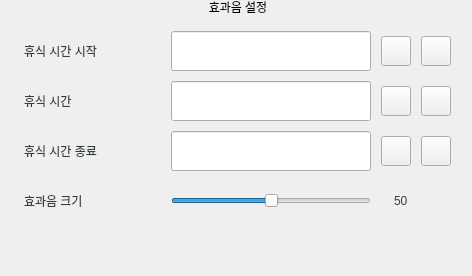
              <widget class="QGroupBox" name="groupBox_6">
               <property name="styleSheet">
                <string notr="true">

QGroupBox  {
    border:0px;
    border-radius: 15px;
	font: 75 15px&quot;Gong Gothic&quot;;
}

QGroupBox::title  {
    font: 20px;
    subcontrol-position: top center;
    padding: 5px 8000px 5px 8000px;
}</string>
               </property>
               <property name="title">
                <string>효과음 설정</string>
               </property>
               <layout class="QGridLayout" name="gridLayout_17">
                <property name="leftMargin">
                 <number>11</number>
                </property>
                <item row="1" column="0">
                 <layout class="QGridLayout" name="gridLayout_18">
                  <property name="sizeConstraint">
                   <enum>QLayout::SetMaximumSize</enum>
                  </property>
                  <property name="leftMargin">
                   <number>0</number>
                  </property>
                  <property name="topMargin">
                   <number>20</number>
                  </property>
                  <property name="rightMargin">
                   <number>10</number>
                  </property>
                  <property name="spacing">
                   <number>10</number>
                  </property>
                  <item row="2" column="2">
                   <widget class="QPushButton" name="path_3">
                    <property name="minimumSize">
                     <size>
                      <width>30</width>
                      <height>30</height>
                     </size>
                    </property>
                    <property name="maximumSize">
                     <size>
                      <width>30</width>
                      <height>30</height>
                     </size>
                    </property>
                    <property name="styleSheet">
                     <string notr="true">border-image: url(:/icon/add.png);</string>
                    </property>
                    <property name="text">
                     <string/>
                    </property>
                   </widget>
                  </item>
                  <item row="0" column="2">
                   <widget class="QPushButton" name="path_1">
                    <property name="maximumSize">
                     <size>
                      <width>30</width>
                      <height>30</height>
                     </size>
                    </property>
                    <property name="styleSheet">
                     <string notr="true">border-image: url(:/icon/add.png);</string>
                    </property>
                    <property name="text">
                     <string/>
                    </property>
                   </widget>
                  </item>
                  <item row="1" column="2">
                   <widget class="QPushButton" name="path_2">
                    <property name="minimumSize">
                     <size>
                      <width>30</width>
                      <height>30</height>
                     </size>
                    </property>
                    <property name="maximumSize">
                     <size>
                      <width>30</width>
                      <height>30</height>
                     </size>
                    </property>
                    <property name="styleSheet">
                     <string notr="true">border-image: url(:/icon/add.png);</string>
                    </property>
                    <property name="text">
                     <string/>
                    </property>
                   </widget>
                  </item>
                  <item row="2" column="1">
                   <widget class="QLineEdit" name="break_end_sound_path">
                    <property name="minimumSize">
                     <size>
                      <width>0</width>
                      <height>40</height>
                     </size>
                    </property>
                    <property name="maximumSize">
                     <size>
                      <width>200</width>
                      <height>40</height>
                     </size>
                    </property>
                    <property name="styleSheet">
                     <string notr="true">padding: 10px;
font: 75 15px&quot;Gong Gothic&quot;;
color :   #353F40;</string>
                    </property>
                    <property name="readOnly">
                     <bool>true</bool>
                    </property>
                   </widget>
                  </item>
                  <item row="1" column="1">
                   <widget class="QLineEdit" name="break_sound_path">
                    <property name="minimumSize">
                     <size>
                      <width>0</width>
                      <height>40</height>
                     </size>
                    </property>
                    <property name="maximumSize">
                     <size>
                      <width>200</width>
                      <height>40</height>
                     </size>
                    </property>
                    <property name="autoFillBackground">
                     <bool>false</bool>
                    </property>
                    <property name="styleSheet">
                     <string notr="true">padding: 10px;
font: 75 15px&quot;Gong Gothic&quot;;
color :   #353F40;</string>
                    </property>
                    <property name="readOnly">
                     <bool>true</bool>
                    </property>
                   </widget>
                  </item>
                  <item row="4" column="1" colspan="2">
                   <layout class="QHBoxLayout" name="horizontalLayout_16">
                    <property name="spacing">
                     <number>0</number>
                    </property>
                   </layout>
                  </item>
                  <item row="0" column="1">
                   <widget class="QLineEdit" name="break_start_sound_path">
                    <property name="minimumSize">
                     <size>
                      <width>200</width>
                      <height>40</height>
                     </size>
                    </property>
                    <property name="maximumSize">
                     <size>
                      <width>170</width>
                      <height>40</height>
                     </size>
                    </property>
                    <property name="styleSheet">
                     <string notr="true">padding: 10px;
font: 75 15px&quot;Gong Gothic&quot;;
color :   #353F40;</string>
                    </property>
                    <property name="readOnly">
                     <bool>true</bool>
                    </property>
                   </widget>
                  </item>
                  <item row="2" column="0">
                   <widget class="QLabel" name="st_user_address_6">
                    <property name="minimumSize">
                     <size>
                      <width>150</width>
                      <height>40</height>
                     </size>
                    </property>
                    <property name="maximumSize">
                     <size>
                      <width>130</width>
                      <height>40</height>
                     </size>
                    </property>
                    <property name="styleSheet">
                     <string notr="true">padding: 10px;;
font: 20px &quot;Gong Gothic&quot;;
color :   #353F40;</string>
                    </property>
                    <property name="text">
                     <string>휴식 시간 종료</string>
                    </property>
                   </widget>
                  </item>
                  <item row="4" column="0">
                   <widget class="QLabel" name="label_26">
                    <property name="sizePolicy">
                     <sizepolicy hsizetype="Preferred" vsizetype="Fixed">
                      <horstretch>0</horstretch>
                      <verstretch>0</verstretch>
                     </sizepolicy>
                    </property>
                    <property name="styleSheet">
                     <string notr="true">padding: 10px;;
font: 20px &quot;Gong Gothic&quot;;
color :   #353F40;</string>
                    </property>
                    <property name="text">
                     <string/>
                    </property>
                   </widget>
                  </item>
                  <item row="0" column="0">
                   <widget class="QLabel" name="label_25">
                    <property name="minimumSize">
                     <size>
                      <width>150</width>
                      <height>40</height>
                     </size>
                    </property>
                    <property name="maximumSize">
                     <size>
                      <width>16777215</width>
                      <height>40</height>
                     </size>
                    </property>
                    <property name="styleSheet">
                     <string notr="true">padding: 10px;;
font: 20px &quot;Gong Gothic&quot;;
color :   #353F40;</string>
                    </property>
                    <property name="text">
                     <string>휴식 시간 시작</string>
                    </property>
                   </widget>
                  </item>
                  <item row="1" column="0">
                   <widget class="QLabel" name="st_user_name_6">
                    <property name="minimumSize">
                     <size>
                      <width>150</width>
                      <height>40</height>
                     </size>
                    </property>
                    <property name="maximumSize">
                     <size>
                      <width>130</width>
                      <height>40</height>
                     </size>
                    </property>
                    <property name="autoFillBackground">
                     <bool>false</bool>
                    </property>
                    <property name="styleSheet">
                     <string notr="true">padding: 10px;;
font: 20px &quot;Gong Gothic&quot;;
color :   #353F40;</string>
                    </property>
                    <property name="text">
                     <string>휴식 시간</string>
                    </property>
                    <property name="margin">
                     <number>0</number>
                    </property>
                   </widget>
                  </item>
                  <item row="0" column="3">
                   <widget class="QPushButton" name="play_1">
                    <property name="minimumSize">
                     <size>
                      <width>30</width>
                      <height>30</height>
                     </size>
                    </property>
                    <property name="maximumSize">
                     <size>
                      <width>30</width>
                      <height>30</height>
                     </size>
                    </property>
                    <property name="styleSheet">
                     <string notr="true">border-image: url(:/icon/play.png);</string>
                    </property>
                    <property name="text">
                     <string/>
                    </property>
                   </widget>
                  </item>
                  <item row="2" column="3">
                   <widget class="QPushButton" name="play_3">
                    <property name="maximumSize">
                     <size>
                      <width>30</width>
                      <height>30</height>
                     </size>
                    </property>
                    <property name="styleSheet">
                     <string notr="true">border-image: url(:/icon/play.png);</string>
                    </property>
                    <property name="text">
                     <string/>
                    </property>
                   </widget>
                  </item>
                  <item row="1" column="3">
                   <widget class="QPushButton" name="play_2">
                    <property name="minimumSize">
                     <size>
                      <width>30</width>
                      <height>30</height>
                     </size>
                    </property>
                    <property name="maximumSize">
                     <size>
                      <width>30</width>
                      <height>30</height>
                     </size>
                    </property>
                    <property name="styleSheet">
                     <string notr="true">border-image: url(:/icon/play.png);</string>
                    </property>
                    <property name="text">
                     <string/>
                    </property>
                   </widget>
                  </item>
                  <item row="3" column="0">
                   <widget class="QLabel" name="st_user_week_6">
                    <property name="minimumSize">
                     <size>
                      <width>130</width>
                      <height>40</height>
                     </size>
                    </property>
                    <property name="maximumSize">
                     <size>
                      <width>130</width>
                      <height>40</height>
                     </size>
                    </property>
                    <property name="styleSheet">
                     <string notr="true">padding: 10px;;
font: 20px &quot;Gong Gothic&quot;;
color :   #353F40;</string>
                    </property>
                    <property name="text">
                     <string>효과음 크기</string>
                    </property>
                   </widget>
                  </item>
                  <item row="3" column="1">
                   <widget class="QSlider" name="sound_slider">
                    <property name="maximum">
                     <number>100</number>
                    </property>
                    <property name="value">
                     <number>50</number>
                    </property>
                    <property name="orientation">
                     <enum>Qt::Horizontal</enum>
                    </property>
                   </widget>
                  </item>
                  <item row="3" column="2" colspan="2">
                   <widget class="QLabel" name="sound_val">
                    <property name="minimumSize">
                     <size>
                      <width>50</width>
                      <height>40</height>
                     </size>
                    </property>
                    <property name="maximumSize">
                     <size>
                      <width>555</width>
                      <height>40</height>
                     </size>
                    </property>
                    <property name="styleSheet">
                     <string notr="true">padding: 10px;
font:15px&quot;Gong Gothic&quot;;
color :   #353F40;</string>
                    </property>
                    <property name="text">
                     <string>50</string>
                    </property>
                   </widget>
                  </item>
                 </layout>
                </item>
               </layout>
              </widget>
